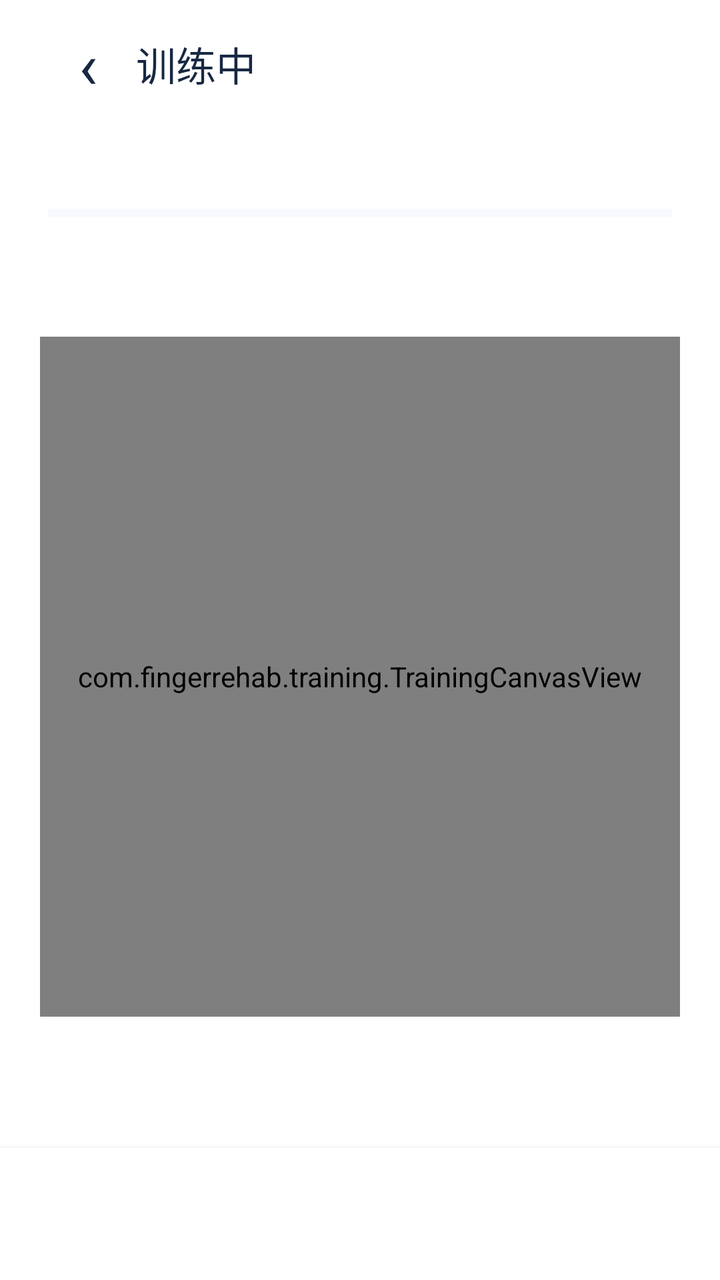
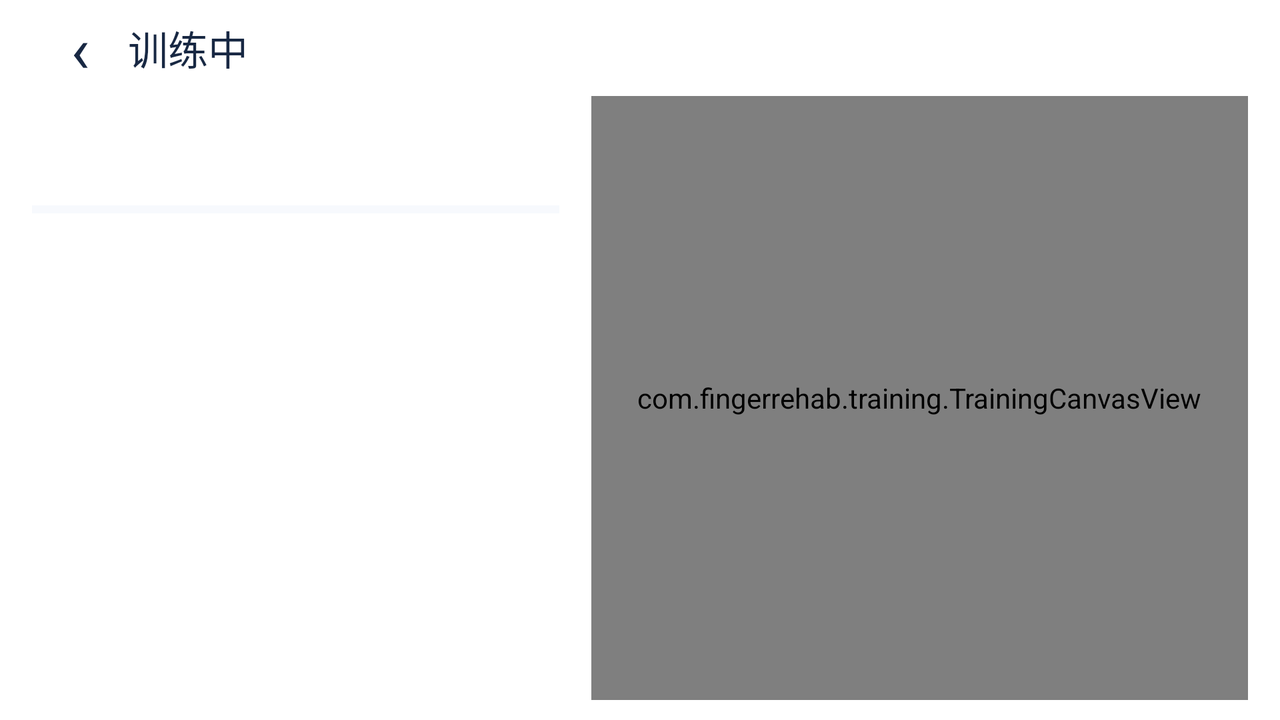

The same Android screen from two of the app's own layout files: first res/layout/ as a phone draws it, then the repository's variant for another configuration, drawn on a device whose configuration selects that folder. Both files follow.
<!-- AndroidManifest.xml: application theme AppTheme -->
<!-- res/layout/activity_training.xml -->
<?xml version="1.0" encoding="utf-8"?>
<LinearLayout xmlns:android="http://schemas.android.com/apk/res/android" android:id="@+id/training_root" android:layout_width="match_parent" android:layout_height="match_parent" android:orientation="vertical">
    <LinearLayout android:layout_width="match_parent" android:layout_height="wrap_content" android:gravity="center_vertical" android:paddingHorizontal="20dp" android:paddingVertical="8dp">
        <TextView android:id="@+id/training_back" android:layout_width="48dp" android:layout_height="48dp" android:gravity="center" android:text="@string/training_back_symbol" android:textSize="32sp" android:textColor="#182843" android:contentDescription="@string/training_exit_description"/>
        <TextView android:id="@+id/training_heading" android:layout_width="0dp" android:layout_weight="1" android:layout_height="wrap_content" android:text="@string/training_in_progress" android:textColor="#182843" android:textSize="20sp" android:fontFamily="sans-serif-medium"/>
        <TextView android:id="@+id/training_difficulty" android:layout_width="wrap_content" android:layout_height="wrap_content" android:textColor="#246BFD" android:textSize="14sp"/>
    </LinearLayout>
    <LinearLayout android:id="@+id/training_metrics" android:layout_width="match_parent" android:layout_height="wrap_content" android:orientation="vertical" android:paddingHorizontal="24dp" android:paddingBottom="12dp">
        <LinearLayout android:layout_width="match_parent" android:layout_height="wrap_content" android:gravity="center_vertical">
            <TextView android:id="@+id/training_progress_label" android:layout_width="0dp" android:layout_weight="1" android:layout_height="wrap_content" android:textColor="#182843" android:textSize="16sp"/>
            <TextView android:id="@+id/training_timer" android:layout_width="wrap_content" android:layout_height="wrap_content" android:textColor="#246BFD" android:textSize="22sp" android:fontFamily="sans-serif-medium"/>
        </LinearLayout>
        <ProgressBar android:id="@+id/training_progress" style="?android:attr/progressBarStyleHorizontal" android:layout_width="match_parent" android:layout_height="6dp" android:layout_marginTop="10dp" android:max="1000" android:progressTint="#159F92" android:progressBackgroundTint="#DFE8F5"/>
    </LinearLayout>
    <ScrollView android:id="@+id/training_scroll" android:layout_width="match_parent" android:layout_height="0dp" android:layout_weight="1" android:fillViewport="true" android:clipToPadding="false">
        <LinearLayout android:layout_width="match_parent" android:layout_height="wrap_content" android:orientation="vertical" android:paddingHorizontal="20dp" android:paddingBottom="12dp">
            <TextView android:id="@+id/training_instructions" android:layout_width="match_parent" android:layout_height="wrap_content" android:textColor="#718096" android:textSize="14sp" android:lineSpacingExtra="3dp" android:paddingVertical="10dp"/>
            <com.fingerrehab.training.TrainingCanvasView android:id="@+id/training_canvas" android:layout_width="match_parent" android:layout_height="340dp" android:layout_marginTop="8dp"/>
            <TextView android:id="@+id/training_live_metrics" android:layout_width="match_parent" android:layout_height="wrap_content" android:textColor="#718096" android:textSize="13sp" android:paddingVertical="14dp" android:gravity="center"/>
        </LinearLayout>
    </ScrollView>
    <LinearLayout android:layout_width="match_parent" android:layout_height="wrap_content" android:orientation="vertical" android:background="#FFFFFF" android:paddingHorizontal="20dp" android:paddingTop="10dp" android:paddingBottom="14dp" android:elevation="6dp">
        <TextView android:id="@+id/training_feedback" android:layout_width="match_parent" android:layout_height="wrap_content" android:minHeight="42dp" android:textSize="14sp" android:textColor="#159F92" android:gravity="center" android:paddingBottom="8dp" android:accessibilityLiveRegion="polite"/>
        <LinearLayout android:id="@+id/training_actions" android:layout_width="match_parent" android:layout_height="wrap_content" android:orientation="horizontal" android:gravity="center_vertical"/>
    </LinearLayout>
</LinearLayout>
<!-- resources referenced by this layout -->
<resources>
  <string name="training_back_symbol" translatable="false">‹</string>
  <string name="training_exit_description">退出训练</string>
  <string name="training_in_progress">训练中</string>
</resources>
<!-- res/layout-land/activity_training.xml (the repository's variant of the layout above) -->
<!-- drawn on the phone turned sideways -->
<?xml version="1.0" encoding="utf-8"?>
<LinearLayout xmlns:android="http://schemas.android.com/apk/res/android" android:id="@+id/training_root" android:layout_width="match_parent" android:layout_height="match_parent" android:orientation="vertical">
    <LinearLayout android:layout_width="match_parent" android:layout_height="48dp" android:gravity="center_vertical" android:paddingHorizontal="16dp">
        <TextView android:id="@+id/training_back" android:layout_width="48dp" android:layout_height="48dp" android:gravity="center" android:text="@string/training_back_symbol" android:textSize="32sp" android:textColor="#182843" android:contentDescription="@string/training_exit_description"/>
        <TextView android:id="@+id/training_heading" android:layout_width="0dp" android:layout_weight="1" android:layout_height="wrap_content" android:text="@string/training_in_progress" android:textColor="#182843" android:textSize="20sp" android:fontFamily="sans-serif-medium"/>
        <TextView android:id="@+id/training_difficulty" android:layout_width="wrap_content" android:layout_height="wrap_content" android:textColor="#246BFD" android:textSize="14sp"/>
    </LinearLayout>
    <LinearLayout android:layout_width="match_parent" android:layout_height="0dp" android:layout_weight="1" android:orientation="horizontal" android:paddingHorizontal="16dp" android:paddingBottom="10dp">
        <LinearLayout android:layout_width="0dp" android:layout_weight="0.46" android:layout_height="match_parent" android:orientation="vertical" android:paddingEnd="16dp">
            <ScrollView android:layout_width="match_parent" android:layout_height="0dp" android:layout_weight="1" android:fillViewport="true">
                <LinearLayout android:layout_width="match_parent" android:layout_height="wrap_content" android:orientation="vertical">
                    <LinearLayout android:id="@+id/training_metrics" android:layout_width="match_parent" android:layout_height="wrap_content" android:orientation="vertical">
                        <TextView android:id="@+id/training_progress_label" android:layout_width="match_parent" android:layout_height="wrap_content" android:textColor="#182843" android:textSize="15sp"/>
                        <TextView android:id="@+id/training_timer" android:layout_width="match_parent" android:layout_height="wrap_content" android:textColor="#246BFD" android:textSize="22sp" android:fontFamily="sans-serif-medium"/>
                        <ProgressBar android:id="@+id/training_progress" style="?android:attr/progressBarStyleHorizontal" android:layout_width="match_parent" android:layout_height="6dp" android:layout_marginTop="4dp" android:max="1000" android:progressTint="#159F92" android:progressBackgroundTint="#DFE8F5"/>
                    </LinearLayout>
                    <TextView android:id="@+id/training_instructions" android:layout_width="match_parent" android:layout_height="wrap_content" android:textColor="#718096" android:textSize="12sp" android:lineSpacingExtra="2dp" android:paddingVertical="6dp"/>
                    <TextView android:id="@+id/training_live_metrics" android:layout_width="match_parent" android:layout_height="wrap_content" android:textColor="#718096" android:textSize="12sp" android:paddingBottom="6dp"/>
                </LinearLayout>
            </ScrollView>
            <TextView android:id="@+id/training_feedback" android:layout_width="match_parent" android:layout_height="wrap_content" android:minHeight="34dp" android:textSize="13sp" android:textColor="#159F92" android:paddingBottom="6dp" android:accessibilityLiveRegion="polite"/>
            <LinearLayout android:id="@+id/training_actions" android:layout_width="match_parent" android:layout_height="wrap_content" android:orientation="horizontal" android:gravity="center_vertical"/>
        </LinearLayout>
        <com.fingerrehab.training.TrainingCanvasView android:id="@+id/training_canvas" android:layout_width="0dp" android:layout_weight="0.54" android:layout_height="match_parent"/>
    </LinearLayout>
</LinearLayout>
